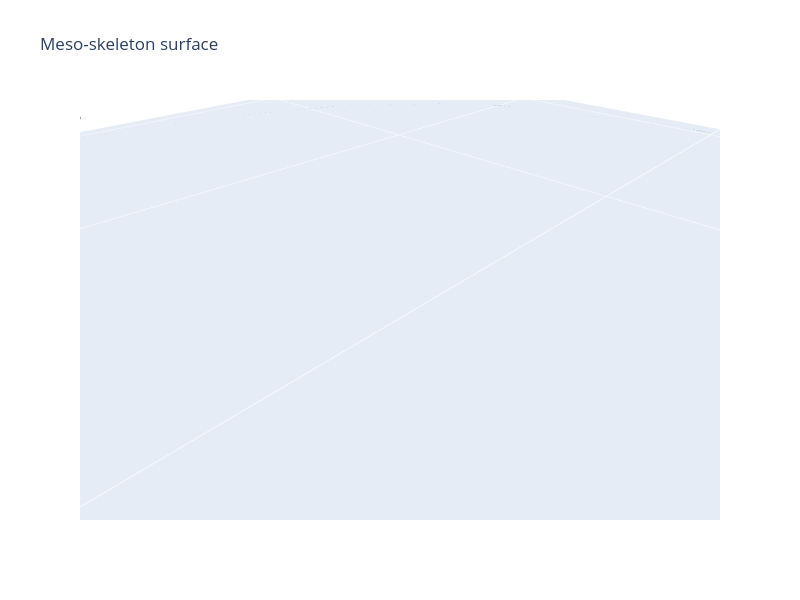

Notebook cell for this chart:
### Markdown cell above
## 4. Meso-skeleton surface

After convergence the mesh is a thin “sheet” around the medial axis (still a surface).

### Code cell
meso = driver.meso_skeleton_mesh()
print(f"meso-skeleton: n={len(meso.vertices)} f={len(meso.faces)}")
mm_meso = MeshManager(meso, verbose=False)
fig_meso = mm_meso.visualize_mesh_3d(title="Meso-skeleton surface", backend="plotly")
fig_meso

### Figure 1 — Plotly figure (JSON) as saved in the notebook; plotly's stock layout.template omitted (floating-point values rounded to 4 significant figures; data arrays with more than 128 entries replaced by an {"elided": "..."} marker saying what was removed)
{"data": [{"color": "lightblue", "i": {"elided": "3998 int values"}, "j": {"elided": "3998 int values"}, "k": {"elided": "3998 int values"}, "name": "Mesh", "opacity": 0.8, "type": "mesh3d", "x": {"elided": "1999 float values"}, "y": {"elided": "1999 float values"}, "z": {"elided": "1999 float values"}}], "layout": {"autosize": false, "height": 600, "scene": {"aspectmode": "data", "xaxis": {"visible": true}, "yaxis": {"visible": true}, "zaxis": {"visible": true}}, "title": {"text": "Meso-skeleton surface"}, "width": 800}}
